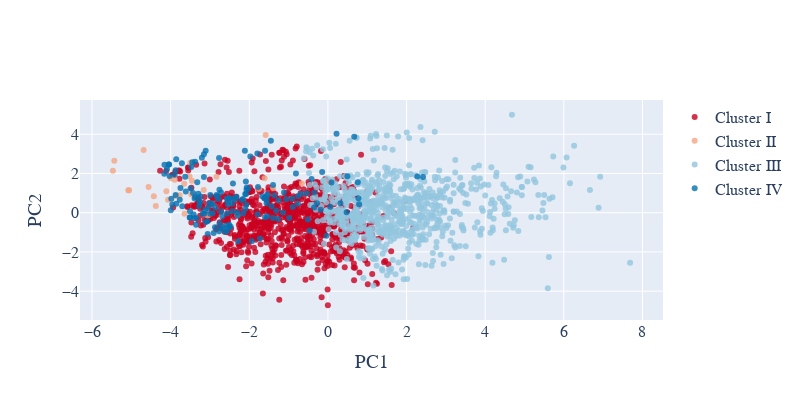

The notebook cell this image was saved under:
### Code cell
#read in train/test data
df = pd.read_csv('..\..\data\_All_Receptors_runs_1_2_3_binary.csv')
df = df[['Hits', 'max_feat', 'avg_feat', 'max_centr', 'min_centr', 'avg_centr', 'features', 'all_same', 's_score', 'hyd_prop', 'don_prop', 'catdon_prop', 'hydaro_prop', 'aniacc_prop', 'quality']]
df.fillna(-99999)

predictors = list(df.columns)
predictors = predictors[:-1]

print('Predictors:', predictors,'\n')


#split data into quality/not quality sets
q_ph4s = df[df['quality'] == 1]
nq_ph4s = df[df['quality'] != 1]

#ensure that there is an equal number of nq ph4s
nq_ph4s = nq_ph4s.sample(n=1*len(q_ph4s), random_state = rng)
#print(type(nq_ph4s))
#print(nq_ph4s['Hits'].head())
#print(nq_ph4s['Hits'].tail())

#merge arrays prior to TTS
frames = [q_ph4s, nq_ph4s]
df = pd.concat(frames)

#x is features, y is classes
x = df.drop('quality', axis=1)
y = df.quality

x_train, x_test, y_train, y_test = train_test_split(x, y, test_size=0.25, random_state=rng)

#TESTING DATA PCA
plotX = X_test_scaled

#PCA with two principal components
pca_2d = PCA(n_components=2)

clusters = plotX['clusters']

#This DataFrame contains the two principal components that will be used
#for the 2-D visualization mentioned above
PCs_2d = pd.DataFrame(pca_2d.fit_transform(plotX.drop(['clusters'], axis=1)))

#"PC1_2d" means: 'The first principal component of the components created for 2-D visualization, by PCA.'
#And "PC2_2d" means: 'The second principal component of the components created for 2-D visualization, by PCA.'
PCs_2d.columns = ["PC1_2d", "PC2_2d"]
PCs_2d.set_index(plotX.index, inplace = True)

plotX['clusters'] = clusters
plotX['PC1_2d'] = PCs_2d['PC1_2d']
plotX['PC2_2d'] = PCs_2d['PC2_2d']

uniq_clusters = plotX['clusters'].unique()
uniqs = uniq_clusters.tolist()
uniqs.sort()

print(uniqs)

cluster0 = plotX[plotX['clusters'] == uniqs[0]]
cluster1 = plotX[plotX['clusters'] == uniqs[1]]
cluster2 = plotX[plotX['clusters'] == uniqs[2]]
cluster3 = plotX[plotX['clusters'] == uniqs[3]]

#Instructions for building the 2-D plot

#trace1 is for 'Cluster 0'
trace1 = go.Scatter(
                    x = cluster0["PC1_2d"],
                    y = cluster0["PC2_2d"],
                    mode = "markers",
                    name = "Cluster I",
                    marker = dict(color = 'rgba(202,0,32,0.8)'),
                    text = None)

#trace2 is for 'Cluster 1'
trace2 = go.Scatter(
                    x = cluster1["PC1_2d"],
                    y = cluster1["PC2_2d"],
                    mode = "markers",
                    name = "Cluster II",
                    marker = dict(color = 'rgba(244,165,130, 0.8)'),
                    text = None)

#trace3 is for 'Cluster 2'
trace3 = go.Scatter(
                    x = cluster2["PC1_2d"],
                    y = cluster2["PC2_2d"],
                    mode = "markers",
                    name = "Cluster III",
                    marker = dict(color = 'rgba(146,197,222, 0.8)'),
                    text = None)

#trace4 is for 'Cluster 3'
trace4 = go.Scatter(
                    x = cluster3["PC1_2d"],
                    y = cluster3["PC2_2d"],
                    mode = "markers",
                    name = "Cluster IV",
                    marker = dict(color = 'rgba(5,113,176, 0.8)'),
                    text = None)

data = [trace1, trace2, trace3, trace4]

#title = "Visualizing Clusters in Two Dimensions Using PCA"

layout = dict(xaxis= dict(title= 'PC1',ticklen= 5,zeroline= False),
              yaxis= dict(title= 'PC2',ticklen= 5,zeroline= False),
              font_family="Arial",
              font = dict(size=16),
              width=800,
              height=400
             )

test_fig = dict(data = data, layout = layout)

iplot(test_fig)

### Figure 1 — Plotly figure (JSON) as saved in the notebook; plotly's stock layout.template omitted (floating-point values rounded to 4 significant figures; data arrays with more than 128 entries replaced by an {"elided": "..."} marker saying what was removed)
{"data": [{"marker": {"color": "rgba(202,0,32,0.8)"}, "mode": "markers", "name": "Cluster I", "type": "scatter", "x": {"elided": "864 float values"}, "y": {"elided": "864 float values"}}, {"marker": {"color": "rgba(244,165,130, 0.8)"}, "mode": "markers", "name": "Cluster II", "type": "scatter", "x": [-5.078, -3.867, -0.6636, -2.303, -3.993, -3.648, -3.521, -4.066, -3.457, -1.752, -2.835, -3.77, -4.11, -2.647, -3.497, -4.688, -3.896, -4.562, -4.378, -3.054, -2.514, -5.434, -1.395, -5.47, -0.01332, -1.583, -3.159, -4.428, -3.477, -3.656, -1.61, -5.059], "y": [1.147, 0.8523, 1.485, -0.1297, 1.758, -0.0555, 1.84, 0.6611, 1.632, 1.21, 1.834, 0.8961, 1.091, -0.7564, 2.544, 3.196, 1.683, 1.306, 0.3427, -0.1382, 0.4867, 2.645, 1.265, 2.141, 1.534, 3.962, 1.157, 0.8387, 0.9244, 1.476, 1.755, 1.143]}, {"marker": {"color": "rgba(146,197,222, 0.8)"}, "mode": "markers", "name": "Cluster III", "type": "scatter", "x": {"elided": "755 float values"}, "y": {"elided": "755 float values"}}, {"marker": {"color": "rgba(5,113,176, 0.8)"}, "mode": "markers", "name": "Cluster IV", "type": "scatter", "x": {"elided": "160 float values"}, "y": {"elided": "160 float values"}}], "layout": {"font": {"family": "Arial", "size": 16}, "height": 400, "width": 800, "xaxis": {"ticklen": 5, "title": {"text": "PC1"}, "zeroline": false}, "yaxis": {"ticklen": 5, "title": {"text": "PC2"}, "zeroline": false}}}
